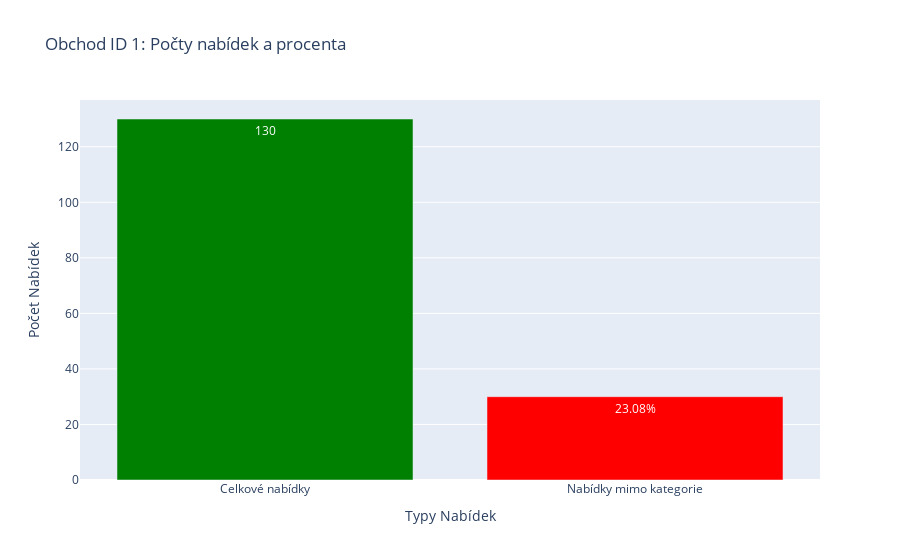

Notebook cell for this chart:
### Code cell
import plotly.graph_objects as go
from plotly.subplots import make_subplots

#prepocet na percenta 
finalni_dataframe.loc[:, 'procento_mimo_kategorie'] = (finalni_dataframe['nabidek_mimo_kategorie'] / finalni_dataframe['celkem_nabidek']) * 100

# zoznam obchodov, kt. nesplnujuu kriteria
print("Dostupné ID obchodů:")
dostupne_id_obchodu = finalni_dataframe.index.tolist()
print(dostupne_id_obchodu)


vybrane_id_obchodu = int(input("Prosím, zadejte ID obchodu z výše uvedeného seznamu: ")) #uzivatelsky input

if vybrane_id_obchodu in dostupne_id_obchodu:
    data_vybraneho_obchodu = finalni_dataframe.loc[vybrane_id_obchodu]

    graf = go.Figure()

    graf.add_trace(go.Bar(x=['Celkové nabídky', 'Nabídky mimo kategorie'], 
                          y=[data_vybraneho_obchodu['celkem_nabidek'], data_vybraneho_obchodu['nabidek_mimo_kategorie']],
                          marker_color=['green', 'red'], text=[f"{data_vybraneho_obchodu['celkem_nabidek']}", f"{data_vybraneho_obchodu['procento_mimo_kategorie']:.2f}%"], textposition='auto'))

    graf.update_layout(title=f'Obchod ID {vybrane_id_obchodu}: Počty nabídek a procenta',
                       xaxis_title='Typy Nabídek',
                       yaxis_title='Počet Nabídek',
                       barmode='group')
    graf.show()

else:
    print("Zadané ID obchodu není v seznamu.")

### Figure 1 — Plotly figure (JSON) as saved in the notebook; plotly's stock layout.template omitted (floating-point values rounded to 4 significant figures)
{"data": [{"marker": {"color": ["green", "red"]}, "text": ["130", "23.08%"], "textposition": "auto", "type": "bar", "x": ["Celkové nabídky", "Nabídky mimo kategorie"], "y": [130, 30]}], "layout": {"barmode": "group", "title": {"text": "Obchod ID 1: Počty nabídek a procenta"}, "xaxis": {"title": {"text": "Typy Nabídek"}}, "yaxis": {"title": {"text": "Počet Nabídek"}}}}
